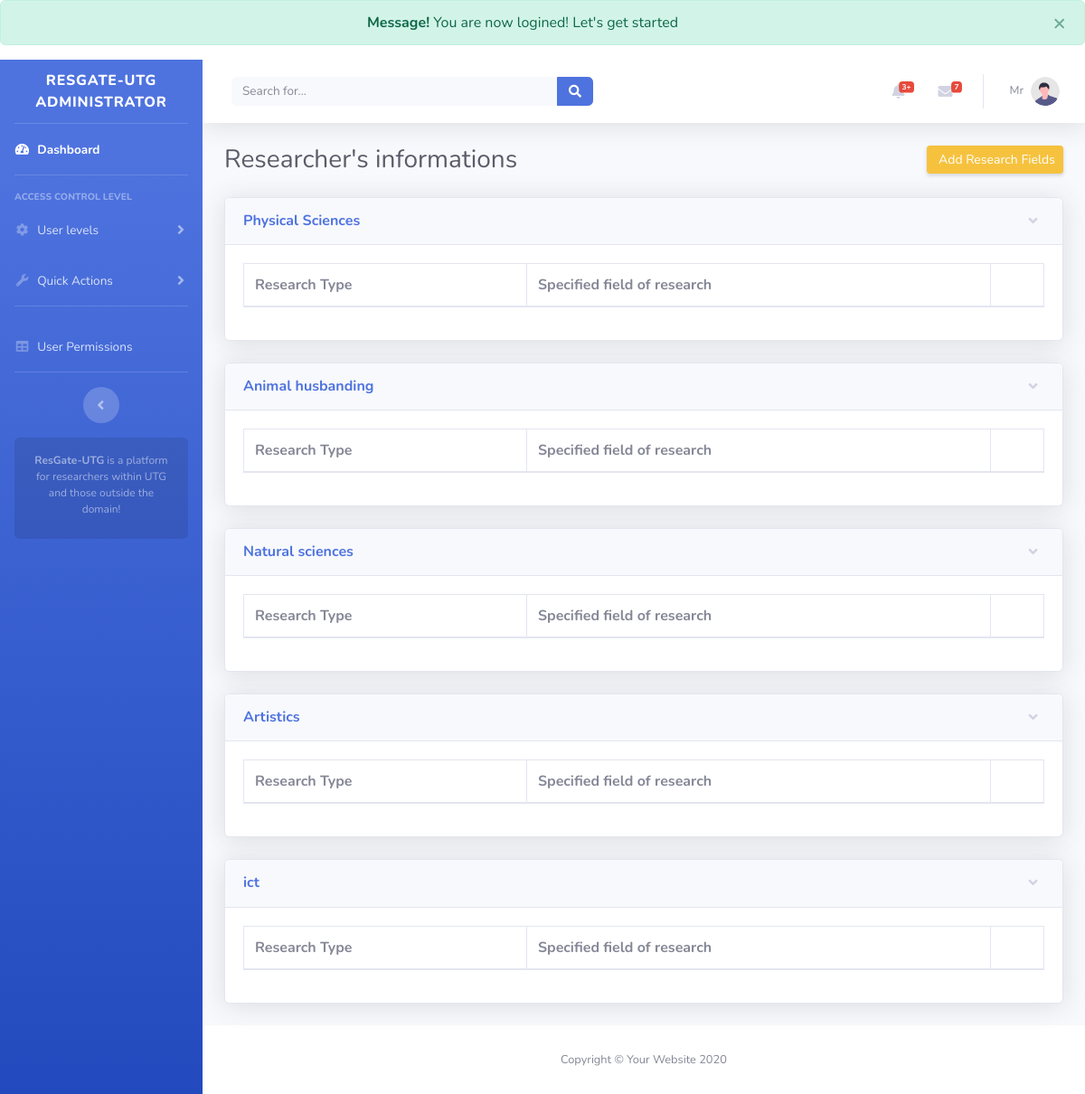
Page /researchgate/admin/publisher/components/assig_rev_topic.php (signed in) on the committed database.
### tables this page shows
CREATE TABLE `res_area` (
  `id` int(11) NOT NULL,
  `category` varchar(50) NOT NULL,
  `root_id` tinyint(4) NOT NULL DEFAULT 0
);

### researchgate/admin/publisher/components/simple-query.php (called while the page is built, shortened)
<?php
require_once $_SERVER['DOCUMENT_ROOT'] . '/researchgate/core/db.php';
$res_fields = $db->query("SELECT * FROM `res_area` ORDER BY `id` ASC");

### researchgate/admin/publisher/components/assig_rev_topic.php (the view, shortened to what this page needs)
<?php
require_once $_SERVER['DOCUMENT_ROOT'] . '/researchgate/core/db.php';
require_once(ROOT . DS . "admin" . DS . "publisher" . DS . "components" . DS . "simple-query.php");
include(ROOT . DS . "core" . DS . "head-admin.php");
include(ROOT . DS . "admin" . DS . "publisher" . DS . "dashboard" . DS . "aside.php");
include(ROOT . DS . "admin" . DS . "publisher" . DS . "dashboard" . DS . "top-nav.php");
if (isset($_GET['resId']) && ($_GET['fieldId'])) {
    $field = $_GET['fieldId'];
    $resId = $_GET['resId'];
    $reviewers = $db->query("SELECT
                                    i.full_name AS 'rev_name',
                                    i.id AS 'revId',
                                    i.last_login as loginInfo,
                                    p.category AS 'fields',
                                    p.id AS fId
                                FROM
                                    reviewers i
                                LEFT JOIN res_area p ON
                                    i.rev_field = p.id
                                WHERE
                                    p.id = $field"); ?>
    <div class="container-fluid">
        <div class="d-sm-flex align-items-center justify-content-between mb-4">
            <h1 class="h3 mb-0 text-gray-800">Get reviewers for Your Resesarchers</h1>
            <a href="<?= PROOT ?>admin/publisher/components/assig_rev_topic.php" class="d-none d-sm-inline-block btn btn-sm btn-warning shadow-sm"><i class="fas fa-sm text-white-50"></i>Cancel</a>
        </div>
        <div class="col-lg-12">
            <div class="card mb-4">
                <div class="card-header">
                    Reviewers in the SELECTIONS
                </div>
                <div class="card-body">
                    <form action="#" method="post">
                        <div class="row">
                            <div>
                                <?php
                                if ($_POST) {
                                    $reviewer = (isset($_POST['revchecked']) ? sanitize($_POST['revchecked']) : '');
                                    $db->query("INSERT INTO `res_rev_process` (`researcher_id`,`rev_id`) VALUES ('{$resId}','{$reviewer}') ");
                                    $_SESSION['success_mesg'] .= 'The researcher and reviewer(s) are now connected';
                                    header('Location: ' . PROOT . 'admin/publisher/components/assig_rev_topic.php');
                                }
                                ?>
                            </div>
                            <label for="catTopic">Select A Reviewer</label>
                            <select class="form-control" id="revchecked" name="revchecked">
                                <option value="" <?= ((isset($_POST['revchecked']) && $_POST['revchecked'] == '') ? ' selected' : ''); ?>></option>
                                <?php while ($data = mysqli_fetch_assoc($reviewers)) : ?>
                                    <option value="<?= $data['revId']; ?>" <?= ((isset($_POST['revchecked']) && $_POST['revchecked'] == $data['revId']) ? ' selected' : ''); ?>><?= $data['rev_name']; ?></option>
                                <?php endwhile; ?>
                            </select>
                            <small>The options shows the reviewers, choose and later add another</small>
                        </div>
                        <br>
                        <div>
                            <input type="submit" value="Add" class="btn btn-primary">
                        </div>
                    </form>
                </div>
            </div>
        </div>
    </div>
<?php } else {
?>
    <div class="container-fluid">
        <div class="d-sm-flex align-items-center justify-content-between mb-4">
            <h1 class="h3 mb-0 text-gray-800">Researcher's informations</h1>
            <a href="#" data-toggle="modal" data-target="#addcat" class="d-none d-sm-inline-block btn btn-sm btn-warning shadow-sm"><i class="fas fa-sm text-white-50"></i> Add Research Fields</a>
        </div>
    </div>
    <?php while ($res_field = mysqli_fetch_assoc($res_fields)) :
    ?>
        <div class="container-fluid">
            <div class="card shadow mb-4">
                <a href="#collapseCardExample-<?= $res_field['id']; ?>" class="d-block card-header py-3" data-toggle="collapse" role="button" aria-expanded="true" aria-controls="collapseCardExample">
                    <h6 class="m-0 font-weight-bold text-primary"><?= $res_field['category']; ?></h6>
                </a>
                <div class="collapse show" id="collapseCardExample-<?= $res_field['id']; ?>">
                    <div class="card-body">
                        <div class="table-responsive">
                            <table class="table table-bordered" id="dataTable" width="100%" cellspacing="0">
                                <thead>
                                    <tr>
                                        <th>Research Type</th>
                                        <th>Specified field of research</th>
                                        <th></th>
                                    </tr>
                                </thead>
                            </table>
                        </div>
                    </div>
                </div>
            </div>
        </div>
    <?php endwhile; ?>
<?php include(ROOT . DS . "admin" . DS . "publisher" . DS . "components" . DS . "footer.php");
}

### rows in the picture
res_area: category "Physical Sciences"
res_area: category "Animal husbanding"
res_area: category "Natural sciences"
res_area: category "Artistics"
res_area: category "ict"

### other values in the picture
$_SESSION['success_mesg'] "You are now logined! Let's get started"
$user_data['first'] "Mr"
